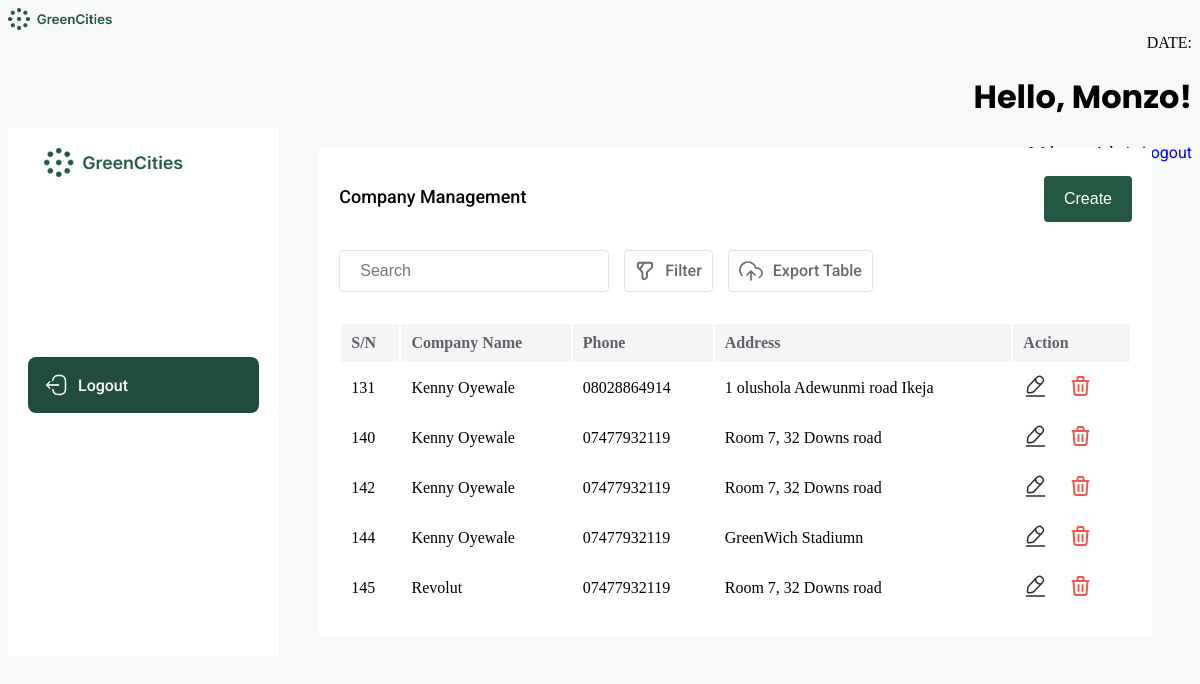
Page /company/index.php (signed in) on the committed database.
### tables this page shows
CREATE TABLE `company` (
  `id` int(11) NOT NULL,
  `name` varchar(50) NOT NULL,
  `phone` varchar(15) NOT NULL,
  `address` text NOT NULL,
  `product` int(11) DEFAULT NULL,
  `user` int(11) NOT NULL
);

### company/index.php (the view, shortened to what this page needs)
<?php
$servername = "localhost";
$username = "root";
$password = "";
$dbname = "Green Alliance";
$conn = new mysqli($servername, $username, $password, $dbname);
$companyListQuery = "SELECT * FROM `company`";
$companyListResult = $conn->query($companyListQuery);
$companyListData = [];
if ($companyListResult->num_rows > 0) {
    while ($row = $companyListResult->fetch_assoc()) {
        $companyAddress = $row['address'];
        $companyName = $row['name'];
        $companyId = $row['id'];
        $companyPhone = $row['phone'];
        $myMap = [
            "id" => $companyId,
            "name" => $companyName,
            "address" => $companyAddress,
            "phone" => $companyPhone,
        ];
        $companyListData[] = $myMap;
    }
} else {
}
$templateData = array(
    "result" => $companyListData,
);
?>
<!DOCTYPE html>
<html lang="en">
<head>
</head>
<?php include ("../include/header.php"); ?>
<body>
    <div class="dashboard-container">
        <div class="sidebar">
            <img src="../images/banner.png" alt="logo" style="width: 200px; margin: 0 auto 70px; display: block;" />
            <a href="../logout.php">
                <div class="sidebar-item" style="margin: 100px 0 0;">
                    <p>Logout</p>
                </div>
            </a>
        </div>
        <div style="width: 100%;">
            <div style="background: white; margin: 20px 40px; padding: 20px;">
                <div style="display: flex; justify-content: space-between;">
                    <p style="font-size: 18px; font-weight: 500; color: black;">Company Management</p>
                    <a href="./create.php?admin"> <button class="submit-btn">Create</button> </a>
                </div>
                <div style="display:flex; gap: 15px; margin: 20px 0 30px;">
                    <input placeholder="Search" class="search" />
                    <div class="filter">
                        <p>Filter</p>
                    </div>
                    <div class="filter">
                        <p>Export Table</p>
                    </div>
                </div>
                <table class="table" style="width: 100%;">
                    <thead>
                        <tr style="background: #F5F5F6;">
                            <th scope="col" style="text-align: left">S/N</th>
                            <th scope="col" style="text-align: left">Company Name</th>
                            <th scope="col" style="text-align: left">Phone</th>
                            <th scope="col" style="text-align: left">Address</th>
                            <th scope="col" style="text-align: left">Action</th>
                        </tr>
                    </thead>
                    <tbody>
                        <?php foreach ($templateData['result'] as $option): ?>
                            <tr>
                                <td><?php echo $option["id"]; ?></td>
                                <td><?php echo $option["name"]; ?></td>
                                <td><?php echo $option["phone"]; ?></td>
                                <td><?php echo $option["address"]; ?></td>
                                <td>
                                    <div style="display: flex; gap: 20px;">
                                        <a href="update.php?update=<?php echo $option['id'] ?>">
                                        </a>
                                        <a href="index.php?delete=<?php echo $option['id']; ?>">
                                        </a>
                                    </div>
                                </td>
                            </tr>
                        <?php endforeach; ?>
                    </tbody>
                </table>
            </div>
        </div>
    </div>
</body>
</html>

### company/index.php (style rules this page uses)
p, span, a, label { font-family: "Roboto", sans-serif; }
body { background-color: #F7F8F8; height: 100vh; flex-direction: column; }
.sidebar { width: 300px; padding: 20px; flex-direction: column; display: flex; gap: 10px; background: white; }
.sidebar-item { display: flex; padding: 16px; border-radius: 8px; align-items: center; gap: 10px; background: #214C3B; text-decoration: none; }
.sidebar-item p { color: white; font-size: 16px; font-weight: 500; margin: 0; text-decoration: none; }
.dashboard-container { display: flex; }
.submit-btn { background-color: #245843; color: white; padding: 14px 20px; margin: 8px 0; border: none; border-radius: 4px; cursor: pointer; font-size: 16px; }
thead, tbody { width: 100%; border-radius: 6px; }
thead th { padding: 10px; color: #5E606A; }
thead tr { border-bottom: 1px solid #F5F5F6; }
tbody td { padding: 10px; }
.search { width: 270px; padding: 10px 20px; display: inline-block; border: 1px solid #5E606A29; border-radius: 4px; box-sizing: border-box; background: transparent; outline: none; font-size: 16px; }
.filter { display: flex; gap: 10px; align-content: center; padding: 10px; border: 1px solid #5E606A29; border-radius: 4px; }
.filter p { color: #666974; font-size: 16px; font-weight: 500; margin: 0; }
a { text-decoration: none; }

### rows in the picture
company: id "131", name "Kenny Oyewale", phone "08028864914", address "1 olushola Adewunmi road Ikeja"
company: id "140", name "Kenny Oyewale", phone "07477932119", address "Room 7, 32 Downs road"
company: id "142", name "Kenny Oyewale", phone "07477932119", address "Room 7, 32 Downs road"
company: id "144", name "Kenny Oyewale", phone "07477932119", address "GreenWich Stadiumn"
company: id "145", name "Revolut", phone "07477932119", address "Room 7, 32 Downs road"

### other values in the picture
$name "Monzo"
